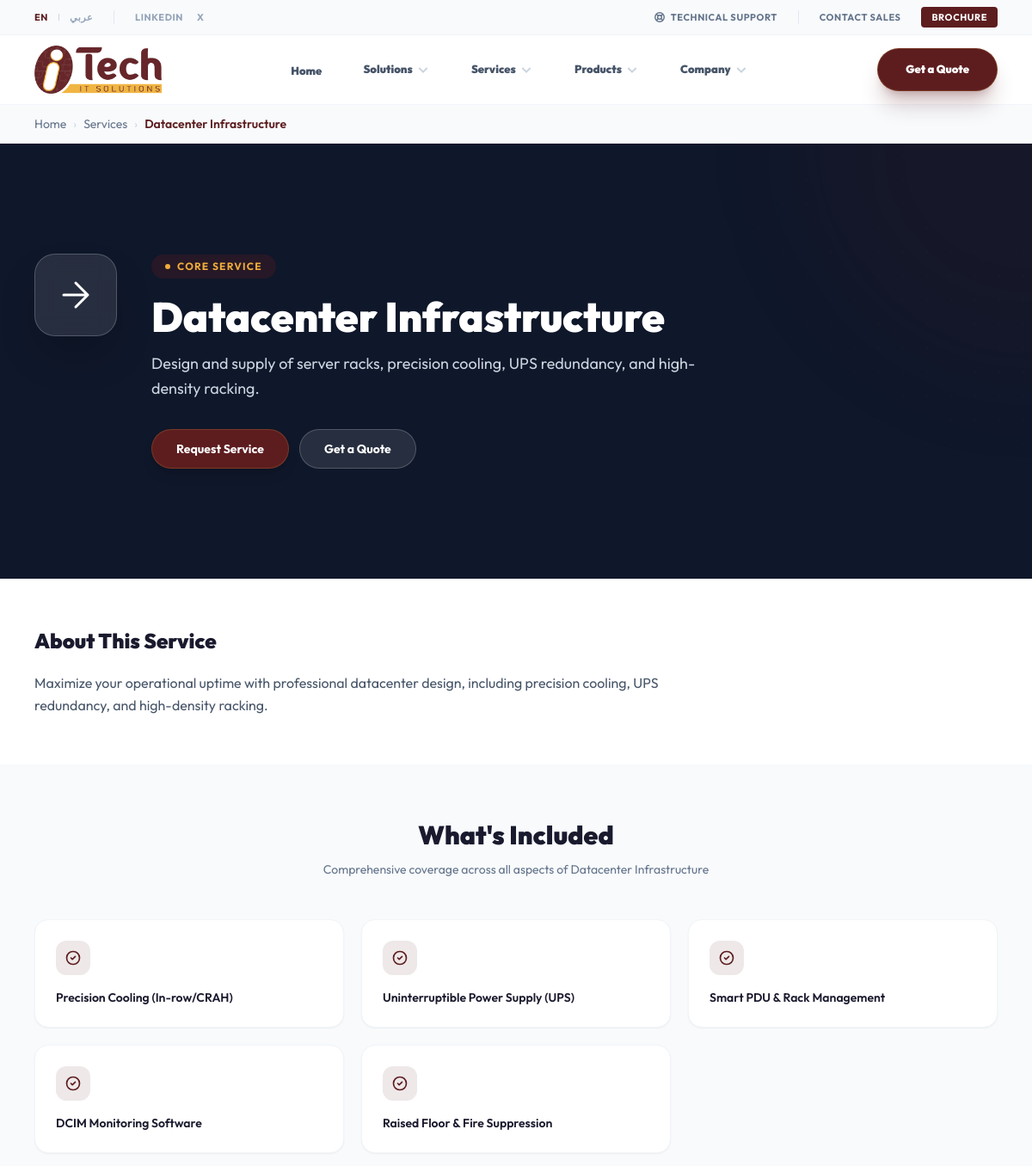
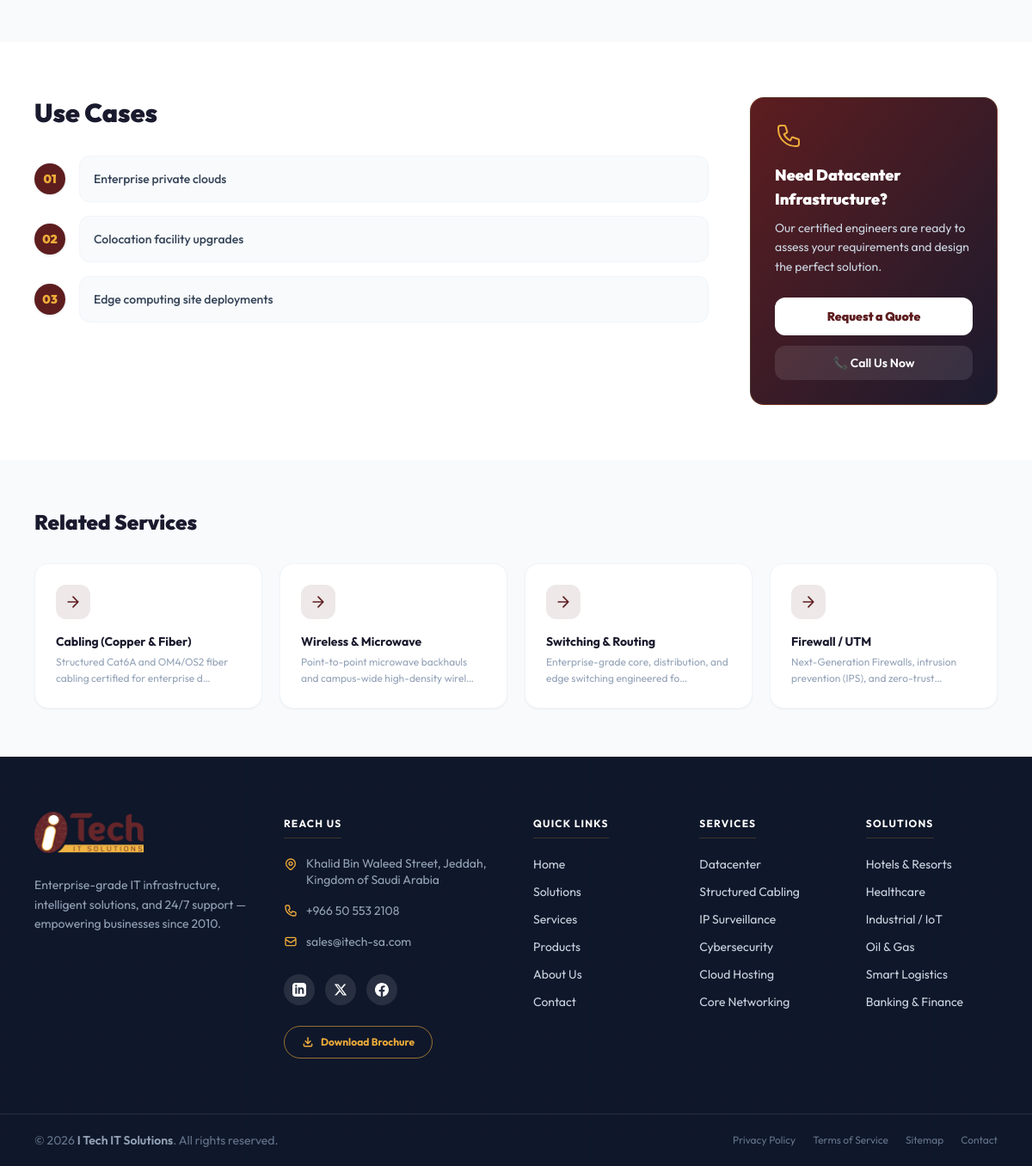
Screenshot of /public/service.php?slug=datacenter-infrastructure with the database file from the repository (2 pictures, top to bottom).
### tables this page shows
CREATE TABLE IF NOT EXISTS `services` (
  `id`               INT NOT NULL AUTO_INCREMENT,
  `title`            VARCHAR(255) NOT NULL,
  `slug`             VARCHAR(255) DEFAULT NULL,
  `description`      TEXT NOT NULL,
  `meta_description` VARCHAR(320) DEFAULT NULL,
  `full_description` TEXT DEFAULT NULL,
  `sub_services`     TEXT DEFAULT NULL,
  `use_cases`        TEXT DEFAULT NULL,
  `icon`             VARCHAR(255) DEFAULT NULL,
  `image`            VARCHAR(255) DEFAULT NULL,
  `status`           TINYINT(1) NOT NULL DEFAULT 1,
  `created_at`       TIMESTAMP NOT NULL DEFAULT CURRENT_TIMESTAMP,
  PRIMARY KEY (`id`),
  UNIQUE KEY `idx_service_slug` (`slug`)
);

### config/config.php (called while the page is built, shortened)
    <?php
function db_escape(string $value, $conn): string
{
    return mysqli_real_escape_string($conn, trim($value));
}
function h(?string $value): string
{
    return htmlspecialchars($value ?? '', ENT_QUOTES | ENT_HTML5, 'UTF-8');
}

### public/service.php (the view, shortened to what this page needs)
<?php
require_once __DIR__ . '/../config/config.php';
$slug = trim($_GET['slug'] ?? '');
$slug_safe = db_escape($slug, $conn);
$res       = mysqli_query($conn, "SELECT * FROM `services` WHERE `slug`='$slug_safe' LIMIT 1");
$svc = mysqli_fetch_assoc($res);
$title           = h($svc['title']);
$related = [];
$rRes = mysqli_query($conn, "SELECT id,title,slug,description FROM `services`
                              WHERE id != {$svc['id']} ORDER BY id ASC LIMIT 4");
if ($rRes) { while ($r = mysqli_fetch_assoc($rRes)) $related[] = $r; }
function parseLines(string $text): array {
    $lines = preg_split('/\r?\n/', trim($text));
    return array_filter(array_map('trim', $lines));
}
$subServices = !empty($svc['sub_services']) ? parseLines($svc['sub_services']) : [];
$useCases    = !empty($svc['use_cases'])    ? parseLines($svc['use_cases'])    : [];
require_once __DIR__ . '/../includes/header.php';
?>
<nav class="bg-slate-50 border-b border-slate-100 py-3" aria-label="Breadcrumb">
  <div class="max-w-screen-xl mx-auto px-6 lg:px-10 flex items-center gap-2 text-sm text-slate-500">
    <a href="<?= SITE_URL ?>public/index.php" class="hover:text-[#5d1d1f] transition-colors">Home</a>
    <span class="text-slate-300">›</span>
    <a href="<?= SITE_URL ?>public/index.php#services-overview" class="hover:text-[#5d1d1f] transition-colors">Services</a>
    <span class="text-slate-300">›</span>
    <span class="text-[#5d1d1f] font-semibold"><?= $title ?></span>
  </div>
</nav>
<section class="relative bg-[#0f172a] overflow-hidden py-24 lg:py-32">
  <?php if (!empty($svc['icon']) && strpos($svc['icon'], '.') !== false): ?>
    <img src="<?= SITE_URL ?>uploads/<?= h($svc['icon']) ?>" alt="<?= $title ?>" class="absolute inset-0 w-full h-full object-cover opacity-20"/>
  <?php else: ?>
    <div class="absolute inset-0" style="background:radial-gradient(circle,rgba(93,29,31,.2) 1px,transparent 1px);background-size:28px 28px" aria-hidden="true"></div>
  <?php endif; ?>
  <div class="absolute inset-0 bg-gradient-to-r from-[#0f172a] via-[#0f172a]/80 to-[#0f172a]/40"></div>
  <div class="absolute top-0 right-0 w-[500px] h-[500px] bg-[#5d1d1f]/10 rounded-full blur-3xl pointer-events-none -translate-y-1/2 translate-x-1/2"></div>
  <div class="relative max-w-screen-xl mx-auto px-6 lg:px-10">
    <div class="flex flex-col lg:flex-row items-center lg:items-start gap-10">
      <div data-anim="scale" class="w-24 h-24 rounded-3xl bg-white/10 backdrop-blur-md border border-white/20 flex items-center justify-center shadow-2xl shrink-0">
        <?php if (!empty($svc['icon']) && strpos($svc['icon'], '.') !== false): ?>
          <img src="<?= SITE_URL ?>uploads/<?= h($svc['icon']) ?>" class="w-14 h-14 object-cover rounded-xl" alt="icon"/>
        <?php else: ?>
          <svg class="w-12 h-12 text-white" fill="none" stroke="currentColor" stroke-width="1.5" viewBox="0 0 24 24">
            <path stroke-linecap="round" stroke-linejoin="round" d="M5 12h14M12 5l7 7-7 7"/>
          </svg>
        <?php endif; ?>
      </div>
      <div data-anim="slide-right">
        <span class="inline-flex items-center gap-2 px-4 py-1.5 bg-[#5d1d1f]/30 text-[#efac3a] text-xs font-bold rounded-full uppercase tracking-widest mb-5">
          <span class="w-1.5 h-1.5 bg-[#efac3a] rounded-full animate-pulse"></span>
          Core Service
        </span>
        <h1 class="text-4xl sm:text-5xl font-black text-white leading-tight mb-4"><?= $title ?></h1>
        <?php if (!empty($svc['description'])): ?>
        <p class="text-slate-300 text-lg leading-relaxed max-w-2xl"><?= h($svc['description']) ?></p>
        <?php endif; ?>
        <div class="flex flex-wrap gap-3 mt-8">
          <a href="<?= SITE_URL ?>public/index.php#contact-section"
             class="btn-press px-7 py-3 bg-[#5d1d1f] text-white font-bold rounded-full hover:bg-[#4a1517] transition-all text-sm shadow-lg border border-[#efac3a]/20 text-[#efac3a]">
            Request Service
          </a>
          <a href="<?= SITE_URL ?>public/index.php#contact-section"
             class="btn-press px-7 py-3 bg-white/10 text-white font-bold rounded-full border border-white/20 hover:bg-white/20 transition-all text-sm">
            Get a Quote
          </a>
        </div>
      </div>
    </div>
  </div>
</section>
<?php if (!empty($svc['full_description'])): ?>
<section class="bg-white py-14">
  <div class="max-w-screen-xl mx-auto px-6 lg:px-10" data-anim>
    <div class="max-w-3xl">
      <h2 class="text-2xl font-black text-[#1a1a2e] mb-5">About This Service</h2>
      <div class="text-slate-600 leading-relaxed space-y-3">
        <?php foreach (parseLines($svc['full_description']) as $line): ?>
        <p><?= h($line) ?></p>
        <?php endforeach; ?>
      </div>
    </div>
  </div>
</section>
<?php endif; ?>
<section class="bg-slate-50 py-16">
  <div class="max-w-screen-xl mx-auto px-6 lg:px-10">
    <div class="text-center max-w-xl mx-auto mb-12" data-anim>
      <h2 class="text-3xl font-black text-[#1a1a2e] mb-3 anim-underline">What's Included</h2>
      <p class="text-slate-500 text-sm">Comprehensive coverage across all aspects of <?= $title ?></p>
    </div>
    <?php if (!empty($subServices)): ?>
    <div class="grid grid-cols-1 sm:grid-cols-2 lg:grid-cols-3 gap-5">
      <?php foreach ($subServices as $i => $sub): ?>
      <div data-anim data-delay="<?= ($i % 6) + 1 ?>" class="bg-white rounded-2xl p-6 border border-slate-100 shadow-sm hover:shadow-lg hover:border-[#5d1d1f]/20 hover:-translate-y-1 transition-all duration-300">
        <div class="w-10 h-10 rounded-xl bg-[#5d1d1f]/10 flex items-center justify-center mb-4">
          <svg class="w-5 h-5 text-[#5d1d1f]" fill="none" stroke="currentColor" stroke-width="2" viewBox="0 0 24 24">
            <path stroke-linecap="round" stroke-linejoin="round" d="M9 12l2 2 4-4m6 2a9 9 0 11-18 0 9 9 0 0118 0z"/>
          </svg>
        </div>
        <p class="font-semibold text-[#1a1a2e] text-sm"><?= h($sub) ?></p>
      </div>
      <?php endforeach; ?>
    </div>
    <?php endif; ?>
  </div>
</section>
<section class="bg-white py-16">
  <div class="max-w-screen-xl mx-auto px-6 lg:px-10">
    <div class="flex flex-col lg:flex-row gap-12 items-start">
      <div class="flex-1">
        <h2 class="text-3xl font-black text-[#1a1a2e] mb-8" data-anim>Use Cases</h2>
        <?php
        $defaultUseCases = [
            'Enterprise office rollout',
            'Multi-branch network expansion',
            'Data centre modernisation',
            'Cloud migration & hybrid setup',
            'Disaster recovery planning',
        ];
        $cases = !empty($useCases) ? $useCases : $defaultUseCases;
        ?>
        <ol class="space-y-4">
          <?php foreach ($cases as $i => $uc): ?>
          <li data-anim data-delay="<?= ($i % 6) + 1 ?>" class="flex items-center gap-4">
            <span class="flex-shrink-0 w-9 h-9 rounded-full bg-[#5d1d1f] text-[#efac3a] text-sm font-black flex items-center justify-center shadow">
              <?= str_pad($i + 1, 2, '0', STR_PAD_LEFT) ?>
            </span>
            <div class="flex-1 p-4 bg-slate-50 rounded-xl border border-slate-100 text-sm text-slate-700 font-medium">
              <?= h($uc) ?>
            </div>
          </li>
          <?php endforeach; ?>
        </ol>
      </div>
      <div class="lg:w-72 shrink-0" data-anim="slide-right">
        <div class="bg-gradient-to-br from-[#5d1d1f] to-[#1a1a2e] rounded-2xl p-7 text-white sticky top-24 border border-[#efac3a]/20">
          <h3 class="font-black text-white text-lg mb-2">Need <?= $title ?>?</h3>
          <p class="text-slate-300 text-sm mb-6 leading-relaxed">Our certified engineers are ready to assess your requirements and design the perfect solution.</p>
          <a href="<?= SITE_URL ?>public/index.php#contact-section"
             class="block text-center px-5 py-3 bg-white text-[#5d1d1f] text-sm font-black rounded-xl hover:bg-slate-50 transition-all mb-3">
            Request a Quote
          </a>
          <a href="tel:+914844000000"
             class="block text-center px-5 py-2.5 bg-white/10 text-white text-sm font-semibold rounded-xl hover:bg-white/20 transition-all">
            📞 Call Us Now
          </a>
        </div>
      </div>
    </div>
  </div>
</section>
<?php if (!empty($related)): ?>
<section class="bg-slate-50 py-14">
  <div class="max-w-screen-xl mx-auto px-6 lg:px-10">
    <h2 class="text-2xl font-black text-[#1a1a2e] mb-8" data-anim>Related Services</h2>
    <div class="grid grid-cols-1 sm:grid-cols-2 lg:grid-cols-4 gap-5">
      <?php foreach ($related as $i => $r): ?>
      <a href="service.php?slug=<?= urlencode($r['slug'] ?? '') ?>"
         data-anim data-delay="<?= $i + 1 ?>"
         class="group block bg-white rounded-2xl p-6 border border-slate-100 shadow-sm hover:shadow-lg hover:border-[#5d1d1f]/20 hover:-translate-y-1 transition-all duration-300">
        <div class="w-10 h-10 rounded-xl bg-[#5d1d1f]/10 flex items-center justify-center mb-4 group-hover:bg-[#5d1d1f] transition-colors">
          <svg class="w-5 h-5 text-[#5d1d1f] group-hover:text-white transition-colors" fill="none" stroke="currentColor" stroke-width="2" viewBox="0 0 24 24">
            <path stroke-linecap="round" stroke-linejoin="round" d="M5 12h14M12 5l7 7-7 7"/>
          </svg>
        </div>
        <h3 class="font-bold text-[#1a1a2e] text-sm group-hover:text-[#5d1d1f] transition-colors"><?= h($r['title']) ?></h3>
        <?php if (!empty($r['description'])): ?>
        <p class="text-slate-400 text-xs mt-1 leading-relaxed"><?= h(mb_strimwidth($r['description'], 0, 70, '…')) ?></p>
        <?php endif; ?>
      </a>
      <?php endforeach; ?>
    </div>
  </div>
</section>
<?php endif; ?>
<?php
require_once __DIR__ . '/../includes/footer.php';
?>

### includes/header.php (style rules this page uses)
body { font-family: 'Outfit', sans-serif; }
html { scroll-behavior: smooth; }

### rows the page displays
services: title "Datacenter Infrastructure", description "Design and supply of server racks, precision cooling, UPS redundancy, and high-density racking.", full_description "Maximize your operational uptime with professional datacenter design, including precision cooling, UPS redundancy, and high-density racking.", sub_services "Precision Cooling (In-row/CRAH)", sub_services "Uninterruptible Power Supply (UPS)", sub_services "Smart PDU & Rack Management", sub_services "DCIM Monitoring Software", sub_services "Raised Floor & Fire Suppression", use_cases "Enterprise private clouds", use_cases "Colocation facility upgrades", use_cases "Edge computing site deployments"
services: title "Cabling (Copper & Fiber)", description "Structured Cat6A and OM4/OS2 fiber cabling certified for enterprise d…"
services: title "Wireless & Microwave", description "Point-to-point microwave backhauls and campus-wide high-density wirel…"
services: title "Switching & Routing", description "Enterprise-grade core, distribution, and edge switching engineered fo…"
services: title "Firewall / UTM", description "Next-Generation Firewalls, intrusion prevention (IPS), and zero-trust…"

### other values shown
$label "Solutions Services Products Company"
str_pad($i + 1, 2, '0', STR_PAD_LEFT) "01"
str_pad($i + 1, 2, '0', STR_PAD_LEFT) "02"
str_pad($i + 1, 2, '0', STR_PAD_LEFT) "03"
get_setting('company_address') "Khalid Bin Waleed Street, Jeddah, Kingdom of Saudi Arabia"
get_setting('company_phone') "+966 50 553 2108"
get_setting('company_email') "sales@itech-sa.com"
get_setting('site_name') "I Tech IT Solutions"
